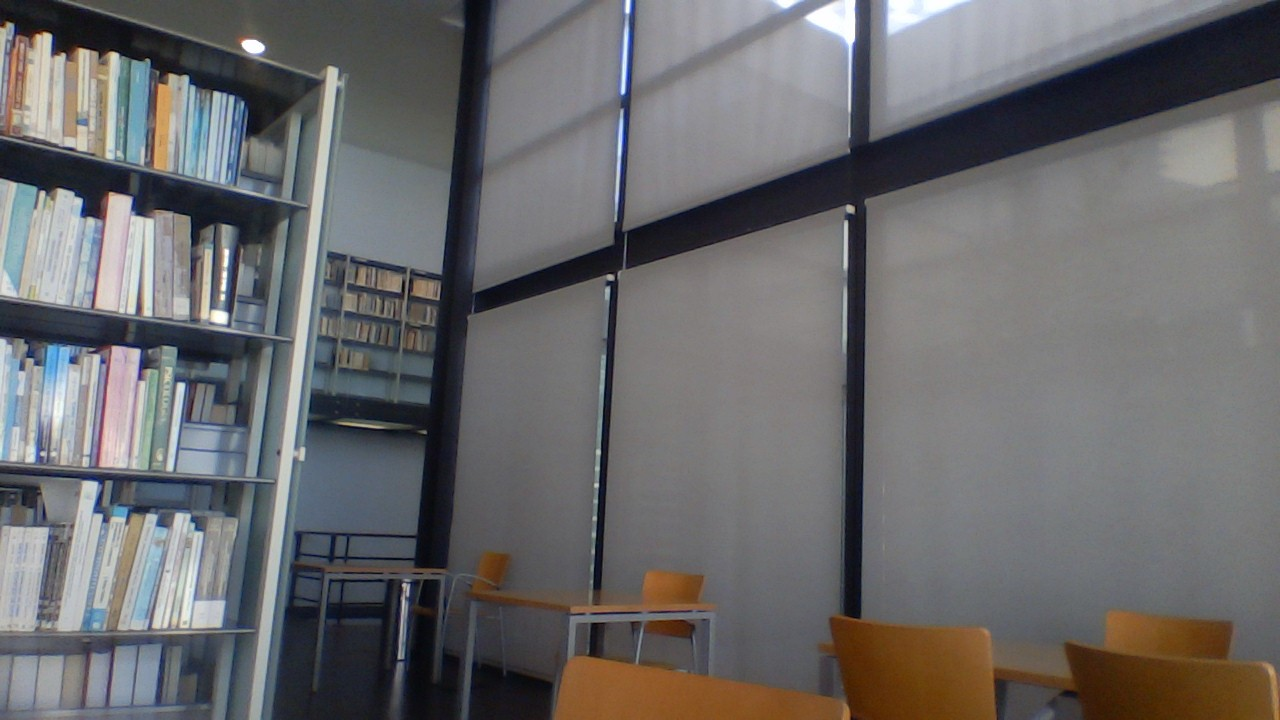
%> input picture image_folder_VC2/image5.jpg, 1280 x 720 px
$ octave vc_2.m   (GNU Octave 9; MATLAB toolbox functions it lacks are replaced by stand-ins)
%> lines starting %> are read from the running program, lines starting %| are printed output that depends on the picture
%%
close all
I1 = imread('image5.jpg');
%> I1 is the input picture: size 720x1280x3 uint8; mean R, G, B 106.8, 106, 107.3
I2 = imread('image6.jpg');
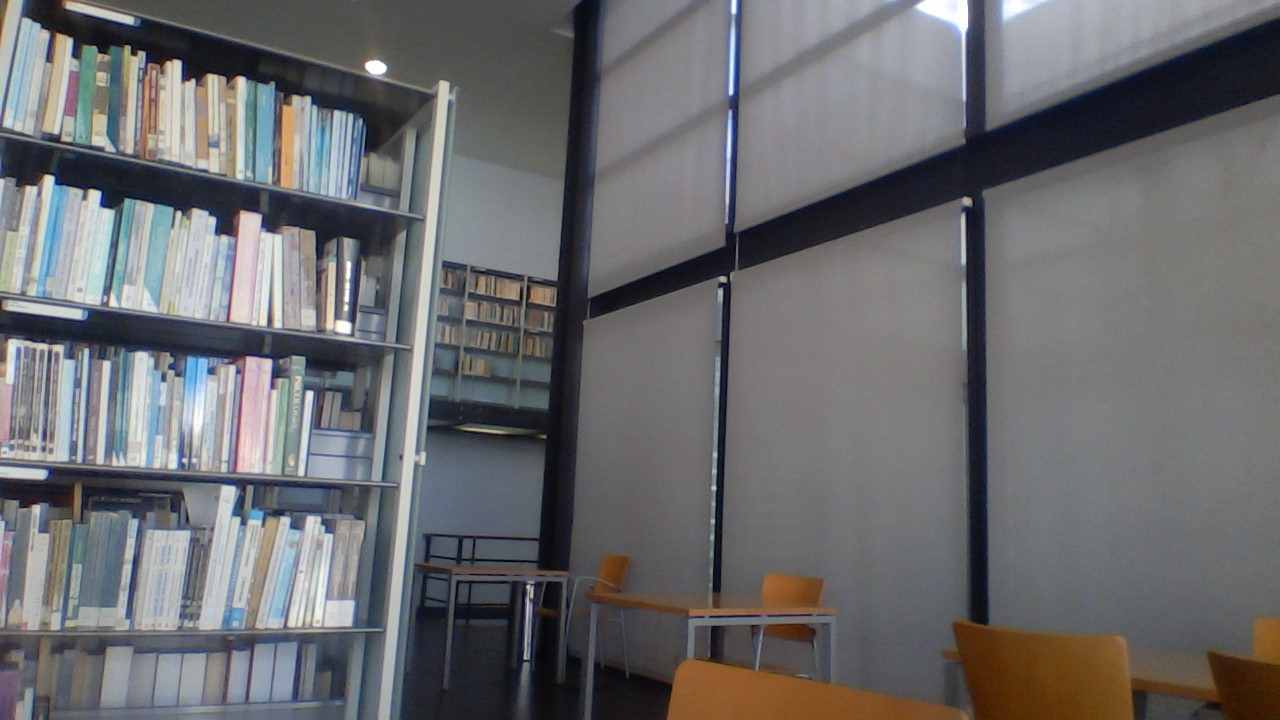
%> input picture image_folder_VC2/image6.jpg, 1280 x 720 px
%> I2 is the input picture: size 720x1280x3 uint8; mean R, G, B 107, 107.2, 109.5
I1 = imresize(I1, 0.6);
%> I1: size 432x768x3 uint8
I2= imresize(I2, 0.6);
%> I2: size 432x768x3 uint8
% Convert to grayscale.
I1gray = rgb2gray(I1);
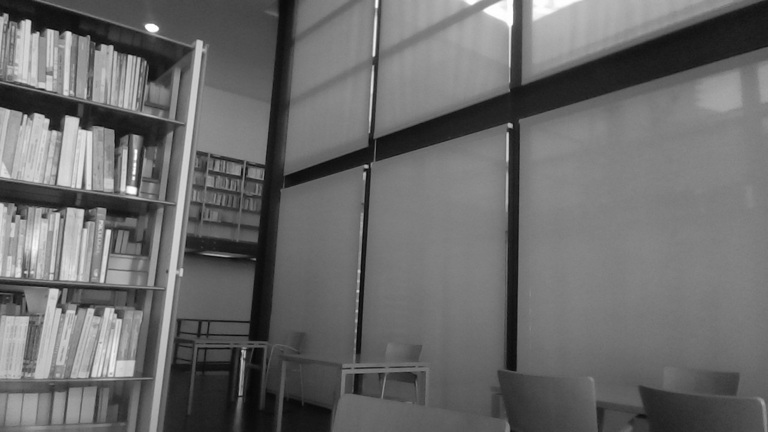
%> I1gray: size 432x768 uint8; min 5, max 255, mean 106.4
I2gray = rgb2gray(I2);
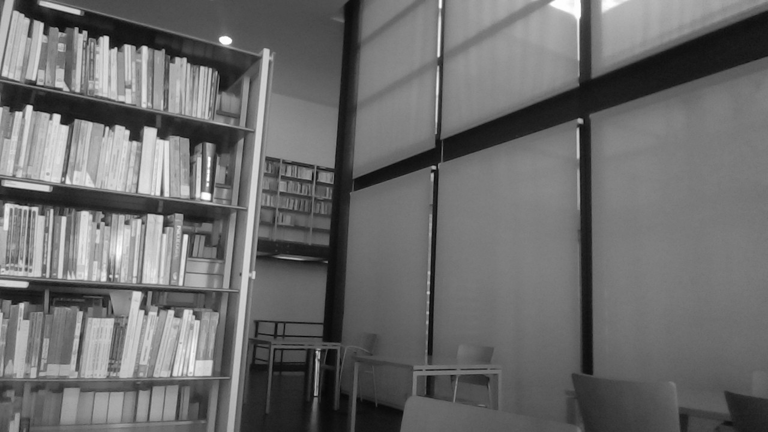
%> I2gray: size 432x768 uint8; min 5, max 255, mean 107.4
%%

figure;
imshowpair(I1, I2,'montage');
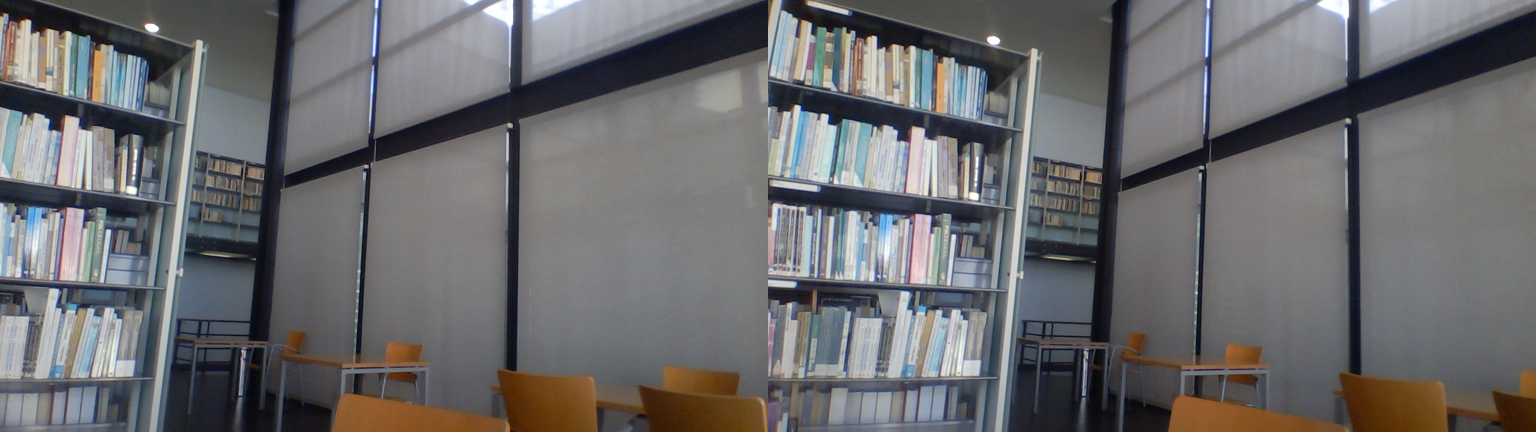
%> displayed picture: size 432x1536x3, on the screen's scale of 0 to 255; mean R, G, B 106.9, 106.6, 108.4
title('I1 (left); I2 (right)');
figure;
imshow(stereoAnaglyph(I1,I2));
%> (this line was passed over: stereoAnaglyph is not available in this run)
title('Composite Image (Red - Left Image, Cyan - Right Image)');
%%
%> (the run ends here)
